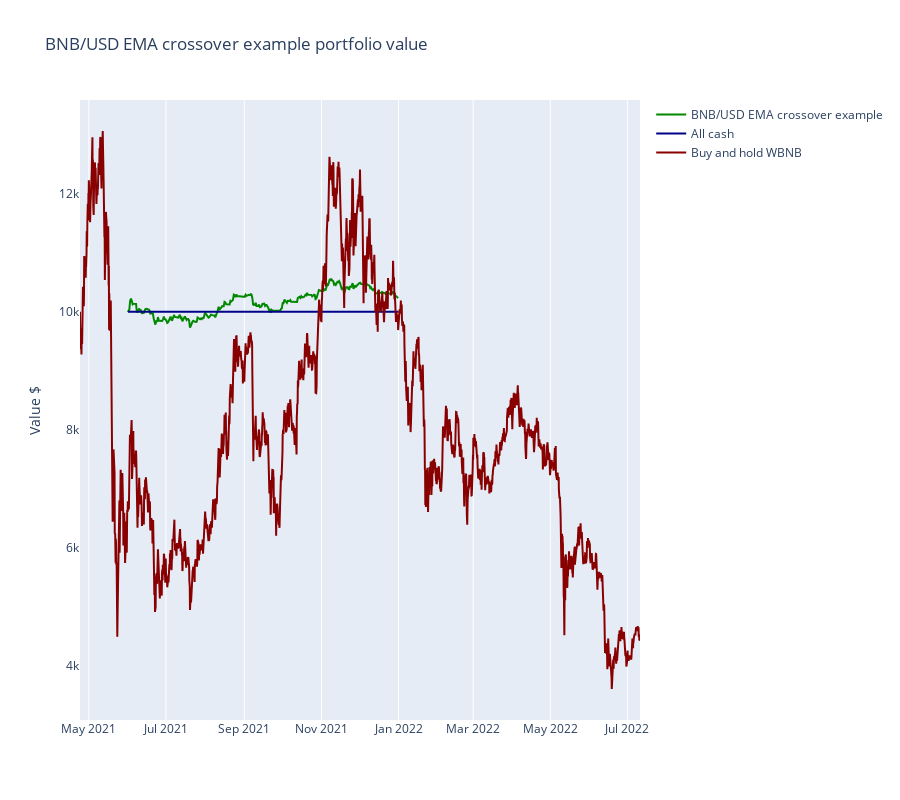

Notebook source saved alongside this figure:
### Code cell
from tradeexecutor.visual.benchmark import visualise_benchmark

traded_pair = universe.universe.pairs.get_single()

fig = visualise_benchmark(
    state.name,
    portfolio_statistics=state.stats.portfolio,
    all_cash=state.portfolio.get_initial_deposit(),
    buy_and_hold_asset_name=traded_pair.base_token_symbol,
    buy_and_hold_price_series=universe.universe.candles.get_single_pair_data()["close"],
    start_at=start_at,
    end_at=end_at
)

fig.show()

### Figure 1 — Plotly figure (JSON) as saved in the notebook; plotly's stock layout.template omitted (floating-point values rounded to 4 significant figures; data arrays with more than 128 entries replaced by an {"elided": "..."} marker saying what was removed)
{"data": [{"line": {"color": "#008800"}, "mode": "lines", "name": "BNB/USD EMA crossover example", "x": {"elided": "322 str values"}, "y": {"elided": "322 float values"}, "type": "scatter"}, {"line": {"color": "#000088"}, "mode": "lines", "name": "All cash", "x": ["2021-06-01T00:00:00", "2022-01-01T00:00:00"], "y": [10000.0, 10000.0], "type": "scatter"}, {"line": {"color": "#880000"}, "mode": "lines", "name": "Buy and hold WBNB", "x": {"elided": "2659 str values"}, "y": {"elided": "2659 float values"}, "type": "scatter"}], "layout": {"title": {"text": "BNB/USD EMA crossover example portfolio value"}, "height": 800, "yaxis": {"title": {"text": "Value $"}, "showgrid": false}, "xaxis": {"rangeslider": {"visible": false}}}}
